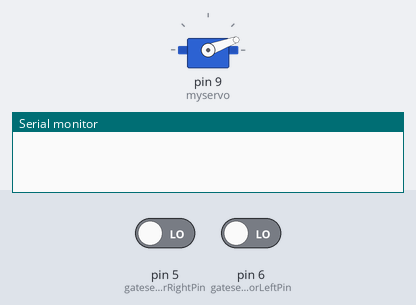
Bench run of a sketch on a simulated Arduino Uno, built with avr-gcc and run on an emulated ATmega328P. On the bench: servo, the last lines printed to the serial monitor. The test bench sets the inputs (shaded band); at power-on: pin 5 (gatesensorRightPin) LOW, pin 6 (gatesensorLeftPin) LOW.

Above: at 1.2 s.
1.3 s: pin 5 (gatesensorRightPin) driven HIGH
At 1.7 s:
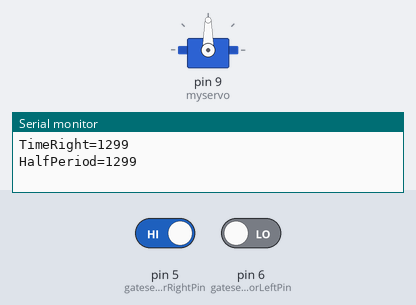
2.8 s: pin 6 (gatesensorLeftPin) driven HIGH
At 3.4 s:
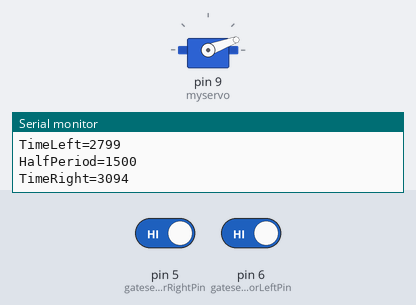
5.8 s: pin 6 (gatesensorLeftPin) driven LOW
At 5.8 s:
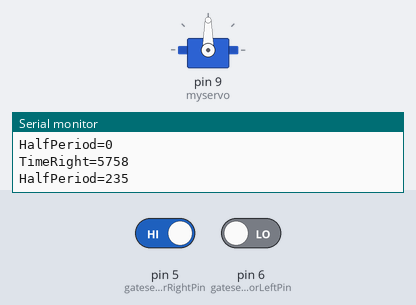
Timing chart, 0 to 8.8 s (numbered marks = the images above; inputs shaded):
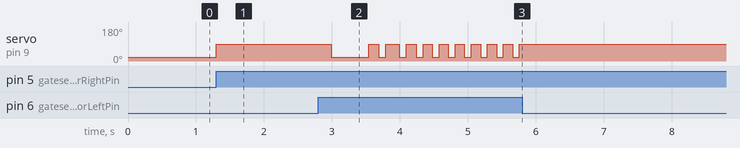

The sketch:

Final_Upgrade.ino
```cpp
#include <Servo.h>

Servo myservo;  // create servo object to control a servo

//extern volatile unsigned long timer0_millis; //타이머 리셋 변수

unsigned long timeVal=0;  //현재시간값 저장변수
unsigned long TimeRight=0;  //근근이가 오른쪽으로 중앙을 지나는 시간
unsigned long TimeLeft=0;  //근근이가 왼쪽으로 중앙을 지나는 시간
unsigned long HalfPeriod=0;  //반주기


int delaytime = 100; //모터 작동 후 딜레이 시간
int Initialangle = 20; //근근이가 누웠을 때 각도
int Laterangle = 90;  //근근이가 앉았을 때 각도

int gatesensorRightPin = 5; //앞쪽 센서 핀
int gatesensorLeftPin = 6;  //뒷쪽 센서 핀
int gateRightClosed =0; //앞쪽 센서에 인식 되었는지 여부
int gateLeftClosed =0;  //뒷쪽 센서에 인식 되었는지 여부
int right =1; //오른쪽으로 가고 있는지 여부

void setup() {
  myservo.attach(9);  // attaches the servo on pin 9 to the servo object
  Serial.begin(9600); //시리얼 통신 속도
  myservo.write(Initialangle); //전원을 켰을 때 근근이가 눕도록 세팅
}

void loop() {
  timeVal = millis(); //현재 시각을 나타내는 변수

  gateRightClosed = digitalRead(gatesensorRightPin);  //앞쪽 센서로부터 값을 읽음

  if (gateRightClosed==1) {  //앞쪽 센서가 인식 되면

    if (right == 1) {  // 오른쪽으로 가고 있다면
      TimeRight=timeVal;  //현재 시각을 TimeRight에 기록
      Serial.print("TimeRight=");  //시리얼 모니터에 현재 시각 출력
      Serial.println(TimeRight);
      delay(HalfPeriod*30/100); //원하는 시간만큼 기다림
      myservo.write(Laterangle);  //근근이 앉음
      HalfPeriod=TimeRight-TimeLeft; //반주기 계산
      Serial.print("HalfPeriod=");  //시리얼 모니터에 반주기 출력
      Serial.println(HalfPeriod);
      right=0;   //이제 왼쪽으로 갈거라고 표시
      delay(delaytime);  // 근근이 앉을 때까지 기다림

    } else{}
  }

  gateLeftClosed = digitalRead(gatesensorLeftPin);  //뒷쪽 센서로부터 값을 읽음

  if (gateLeftClosed==1) { //뒷쪽 센서가 인식 되면

    if (right == 0) { // 왼쪽으로 가고 있다면
      TimeLeft=timeVal; //현재 시각을 TimeLeft에 기록

      Serial.print("TimeLeft=");  //시리얼 모니터에 현재 시각 출력
      Serial.println(TimeLeft);
      delay(HalfPeriod*15/100); //원하는 시간만큼 기다림
      myservo.write(Initialangle);  //근근이 누움
      HalfPeriod=TimeLeft-TimeRight; //반주기 계산
      Serial.print("HalfPeriod=");  //시리얼 모니터에 반주기 출력
      Serial.println(HalfPeriod);
      right=1;   //이제 오른쪽으로 갈거라고 표시
      delay(delaytime);  // 근근이 누울 때까지 기다림
    } else {}
  }

}
```

Measured:
- after the input at 1.3 s, servo on pin 9 (myservo): 20° → 90° at once
- after the input at 2.8 s, servo on pin 9 (myservo): goes 20° 0.55 s, 90° 0.14 s, 20° 0.10 s, 90° 0.20 s, 7 × (20° 0.10 s, 90° 0.15 s), 20° 0.10 s, then 90°, starting after 0.19 s
- after the input at 5.8 s, servo on pin 9 (myservo): stops changing and stays 90°
